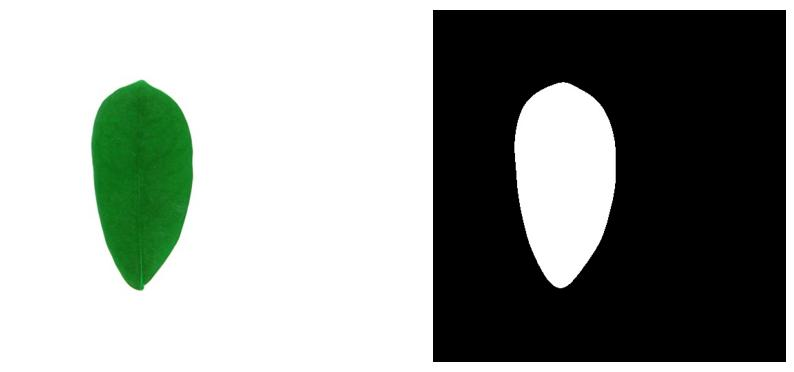
#> input picture src/area_calculate/combined_image.jpg, 794 x 372 px
$ python remove_background.py ../area_calculate/combined_image.jpg
#> lines starting #> are read from the running program, lines starting #| are printed output that depends on the picture; after the words box and inside, x2 and y2 are one past the last pixel; in counts of white or black regions, pixels touching at a corner belong together
import sys
import os
import re
import glob
import cv2 as cv
import numpy as np

def create_savename(file_path, save_folder):
    basename = os.path.basename(file_path)
    basename = re.sub(r"\.(jpg|png)$", "_clear.jpg", basename, flags=re.IGNORECASE)
    savename = os.path.join(save_folder, basename)
    return savename

def remove_background(file_path, save_folder):
#> called with file_path = '../area_calculate/combined_image.jpg', save_folder = '../area_calculate/clear'
    filename = file_path
    if not os.path.exists(filename):
        print(f"File does not exist: {filename}")
        return False

    img = cv.imread(filename)
#> img is the input picture: shape (372, 794, 3); mean B, G, R 149.2, 153.8, 148.7
    if img is None:
        print(f"Can not read the image: {filename}")
        return False

    img = cv.resize(img, (512, 512))
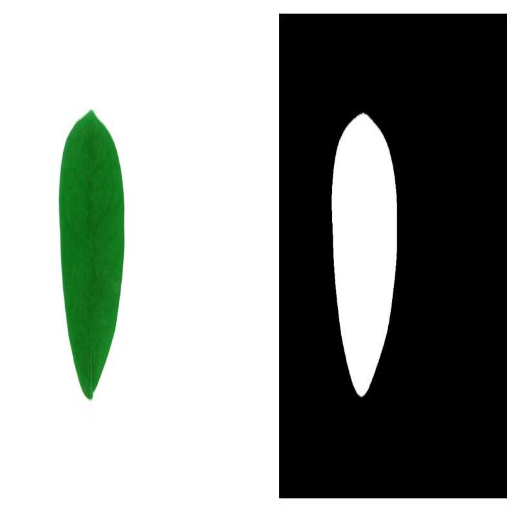
#> img: shape (512, 512, 3); mean B, G, R 149, 153.6, 148.5
    gray = cv.cvtColor(img, cv.COLOR_BGR2GRAY)
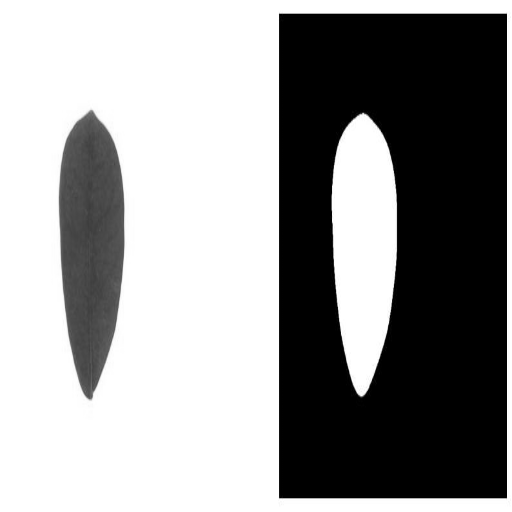
#> gray: shape (512, 512); min 0, max 255, mean 151.6
    blur = cv.GaussianBlur(gray, (55, 55), 0)
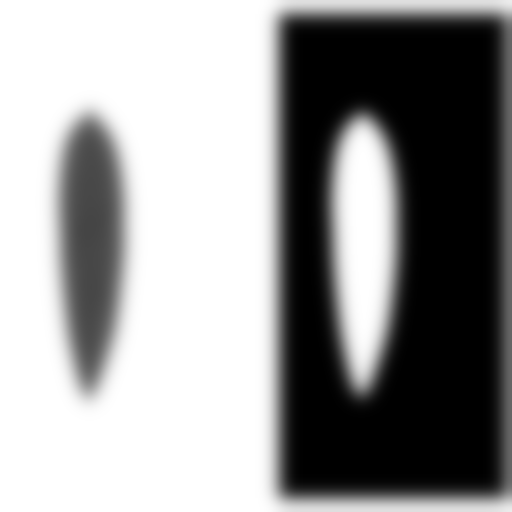
#> blur: shape (512, 512); min 0, max 255, mean 151.4
    _, thresh = cv.threshold(blur, 0, 255, cv.THRESH_BINARY_INV + cv.THRESH_OTSU)
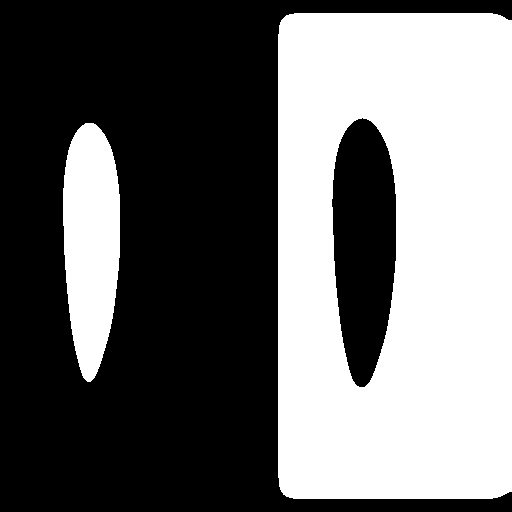
#> thresh: shape (512, 512); 42.5% white; 2 white regions, box (x1, y1, x2, y2) and area: (278, 13, 512, 499) 100094, (63, 123, 120, 382) 11444
    kernel = cv.getStructuringElement(cv.MORPH_ELLIPSE, (5, 5))
    mask = cv.morphologyEx(thresh, cv.MORPH_OPEN, kernel)
#> mask: shape (512, 512); 42.5% white; 2 white regions, box (x1, y1, x2, y2) and area: (278, 13, 512, 499) 100092, (63, 123, 120, 382) 11441

    # Check if the file already exists
    savename = create_savename(filename, save_folder)
    if os.path.exists(savename):
        print(f"The file {os.path.basename(savename)} already exists.")
        return False

    cv.imwrite(savename, mask)
    print(f"{filename} processed successfully.")
    return True

def process_images(input_path):
    def create_clear_folder(input_path):
        save_folder = os.path.join(input_path, "clear")
        os.makedirs(save_folder, exist_ok=True)
        return save_folder

    if os.path.isdir(input_path):
        files = [os.path.join(input_path, file) for file in os.listdir(input_path) if file.lower().endswith(('.jpg', '.jpeg', '.png'))]
        save_folder = create_clear_folder(input_path)
        success_count = 0
        for file in files:
            if remove_background(file, save_folder):
                success_count += 1
            else:
                print(f"Failed to process {file}")
        return success_count == len(files)
    elif os.path.isfile(input_path):
        save_folder = create_clear_folder(os.path.dirname(input_path))
        return remove_background(input_path, save_folder)
    else:
        print("The input path does not exist!")
        return False

if __name__ == "__main__":
    if len(sys.argv) != 2:
        print("Usage: python remove_background.py <path_to_image_or_directory>")
        sys.exit(1)

    input_path = sys.argv[1]
    process_images(input_path)


# process_images(r"C:\Users\baba\Desktop\image_overlapping_project\dataset_output\test_rotated_vs_unrotated")

$ run again, on src/overlap/1060.jpg
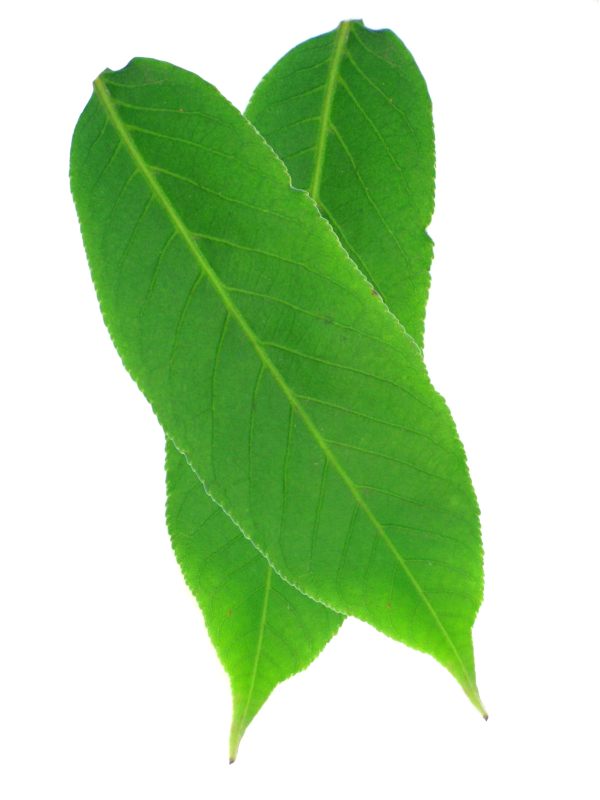
#> input picture src/overlap/1060.jpg, 1200 x 1600 px (shown at 1/2 size)
#> in remove_background, img is the input picture: shape (1600, 1200, 3); mean B, G, R 167.7, 214.1, 180.2
#> img: shape (512, 512, 3)
#> in remove_background, `blur = cv.GaussianBlur(gray, (55, 55), 0)`:
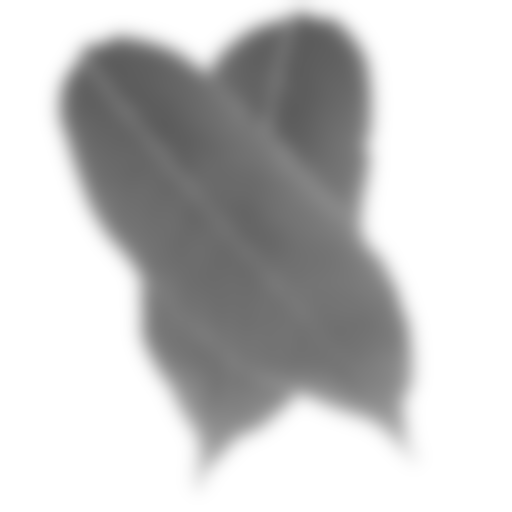
#> blur: shape (512, 512); min 92, max 255, mean 198.6
#> in remove_background, `_, thresh = cv.threshold(blur, 0, 255, cv.THRESH_BINARY_INV + cv.THRES..`:
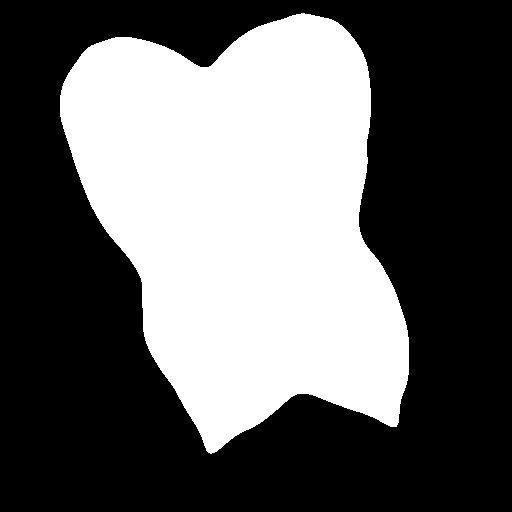
#> thresh: shape (512, 512); 39.2% white; 1 white region, box (x1, y1, x2, y2) and area: (60, 13, 409, 454) 102716
#> mask: shape (512, 512); 39.2% white; 1 white region, box (x1, y1, x2, y2) and area: (60, 13, 409, 454) 102712
